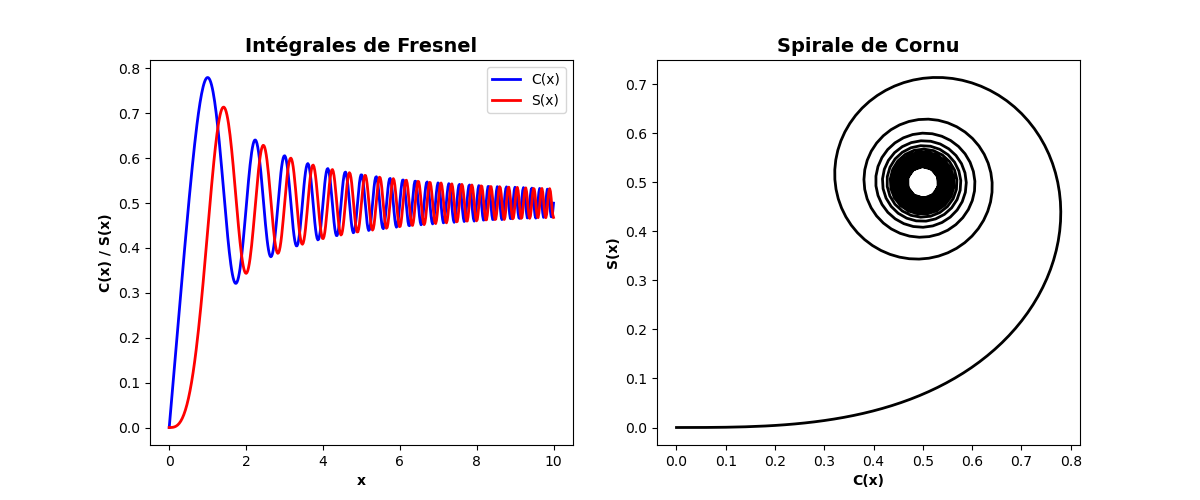

Recreate this plot in Python.
#!/usr/bin/env python3
# -*- coding: utf-8 -*-
"""
Created on Mon Mar 14 01:21:05 2022
Fresnel
@author: ahmed
"""
#a)
# Importation
import numpy as np

def ff1(x):
    S = 0
    for i in range(12):
        fn = (8 / np.pi)**(i + 0.5) * dn[i]
        S += fn * x**(-2 * i - 1)
    return S

def gg1(x):
    S = 0
    for i in range(12):
        gn = (8 / np.pi)**(i + 0.5) * cn[i]
        S += gn * x**(-2 * i - 1)
    return S

def ff2(x):
    S = 0
    for i in range(12):
        fn = (np.pi / 8)**(i + 0.5) * bn[i]
        S += fn * x**(2 * i + 1)
    return S

def gg2(x):

    S = 0
    for i in range(12):
        gn = (np.pi/8)**(i + 0.5) * an[i]
        S +=  gn * x**(2 * i + 1)
    return S
# b)
def C(x):
    CF=[]
    for i in range(len(x)):
        if x[i] >= np.sqrt(8/np.pi):
            cf=0.5 + np.cos((np.pi*x[i]**2)/2)*gg1(x[i]) + np.sin((np.pi*x[i]**2)/2)*ff1(x[i])
            CF.append(cf)
        elif 0 <= x[i] < np.sqrt(8/np.pi):
            cf = np.cos((np.pi*x[i]**2)/2)*gg2(x[i]) + np.sin((np.pi*x[i]**2)/2)*ff2(x[i])
            CF.append(cf)
    return CF
def S(x):
    SF=[]
    for i in range(len(x)):
        if x[i] >= np.sqrt(8/np.pi):
            sf = 0.5 - np.cos((np.pi*x[i]**2)/2)*ff1(x[i]) + np.sin((np.pi*x[i]**2)/2)*gg1(x[i])
            SF.append(sf)
        elif 0 <= x[i] < np.sqrt(8/np.pi):
            sf = -np.cos((np.pi*x[i]**2)/2)*ff2(x[i]) + np.sin((np.pi*x[i]**2)/2)*gg2(x[i])
            SF.append(sf)
    return SF
#c)
an, bn, cn, dn = np.loadtxt('coef.dat', comments='#', usecols=(0, 1, 2, 3), unpack=True)
#d)
x = np.linspace(0,10, 500)
#e)
CF = np.array(C(x)); SF = np.array(S(x))
#f)
import matplotlib.pyplot as plt
plt.figure(figsize=(12,5))
plt.subplot(1,2,1)
plt.plot(x, CF,'b', x, SF,'r', linewidth=2)
plt.xlabel("x", fontweight='bold'); plt.ylabel("C(x) / S(x)", fontweight='bold')
plt.title(u"Intégrales de Fresnel", fontsize=14, fontweight='bold')
plt.legend(["C(x)","S(x)"])
plt.subplot(1,2,2)
plt.plot(CF, SF, linewidth = 2, color = 'k')
plt.xlabel("C(x)", fontweight='bold'); plt.ylabel("S(x)", fontweight='bold')
plt.title("Spirale de Cornu", fontsize=14, fontweight='bold')

plt.savefig("fresnel.png")
plt.show()